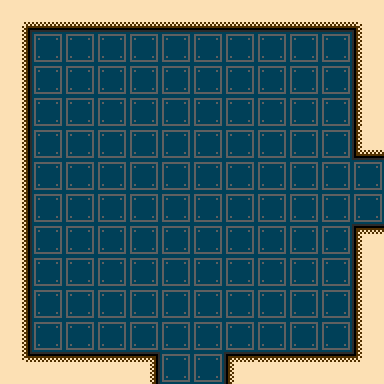

Rendered tile map (Tiled .tmx) drawn with the repository's tilesets; below, a short description and the map source with its tile grids summarised:
An orthogonal 12x12 tile map with 32x32 px tiles, 2 tile layers (Background, Collision).

<map version="1.0" orientation="orthogonal" width="12" height="12" tilewidth="32" tileheight="32">
 <tileset firstgid="1" name="tileset" tilewidth="32" tileheight="32">
  <image source="tileset.png" width="512" height="512" />
 </tileset>
 <layer name="Background" width="12" height="12">
  <data>[144 cells, 144 non-empty, 1 distinct tile ids]</data>
 </layer>
 <layer name="Collision" width="12" height="12">
  <data>[144 cells, 40 non-empty, 11 distinct tile ids]</data>
 </layer>
</map>